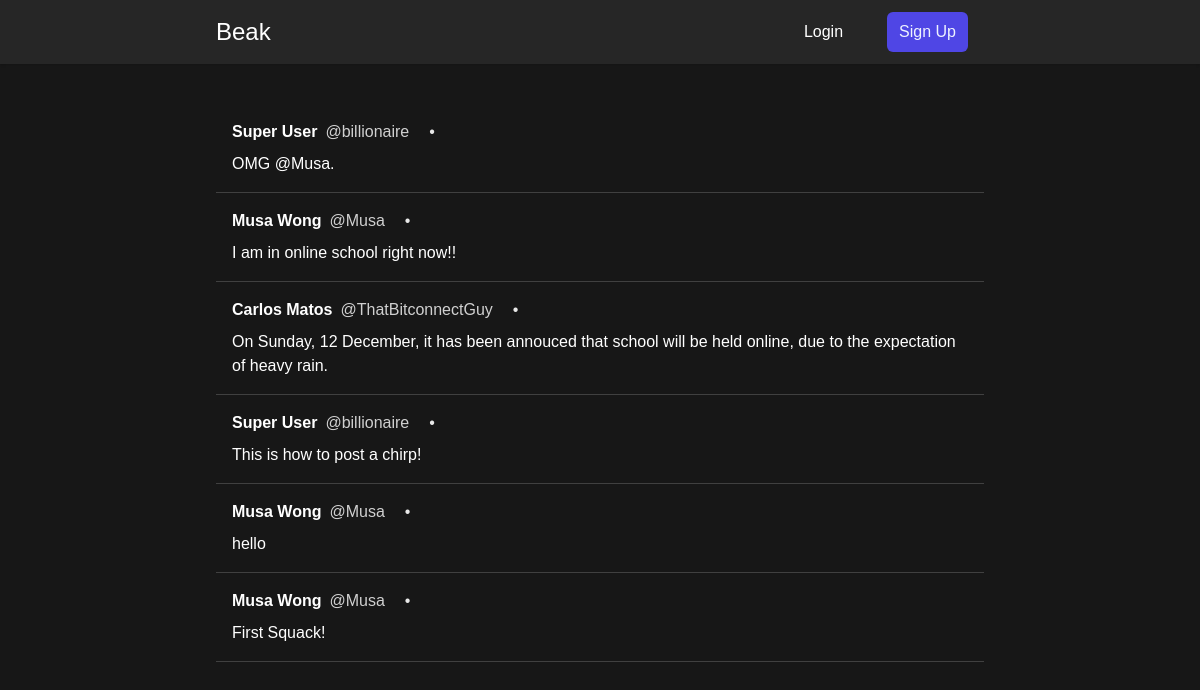
The app's page /, older data.
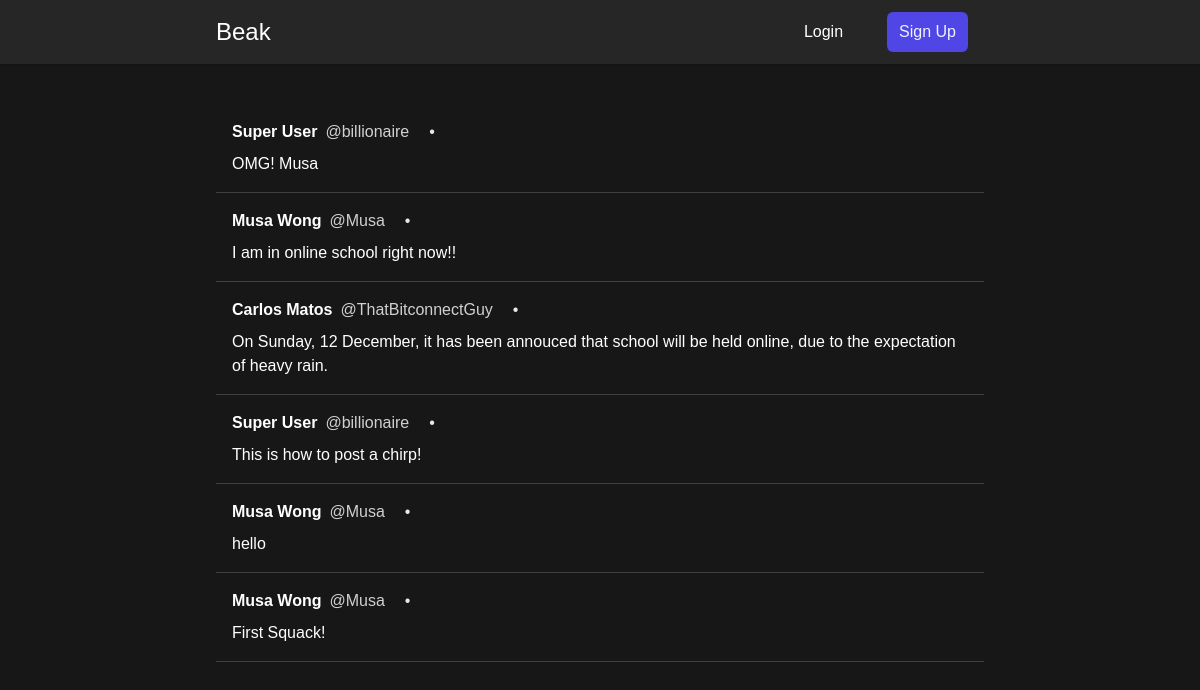
The same page, newer data.
### chirps/models.py (models this page shows)
class Chirp(models.Model):
    id = ShortUUIDField(primary_key=True)
    content = models.TextField(max_length=280)
    date_chirped = models.DateTimeField(default=timezone.now)
    author = models.ForeignKey(User, on_delete=models.CASCADE)

### ui/views.py (the view)
# urls.py: 2. Add a URL to urlpatterns:  path('', views.home, name='home')
def home(request):
    user = request.user
    if request.method == "POST":
        form = CreateChirpForm(request.POST)
        if form.is_valid:
            content = request.POST.get("content")
            chirp = Chirp(content=content, author=user)
            chirp.save()
            messages.success(
                request, "Chirped Successfully")
            return redirect("ui-home")
    else:
        form = CreateChirpForm()
    context = {"chirps": Chirp.objects.order_by('date_chirped').reverse(), "form": form}
    return render(request, "ui/home.html", context)

### ui/templates/ui/home.html (shortened to what this page needs)
{% extends "ui/base.html" %} {% block content %}
<div>
  {% for chirp in chirps %}
  {% include 'chirps/chirp_component.html' %}
  <hr />
  {% endfor %}
</div>
{% endblock content %}

### ui/templates/ui/base.html (shortened to what this page needs)
{% load tailwind_tags %}
<!DOCTYPE html>
<html lang="en" class="dark">
  <head>
    {% tailwind_css %}
  </head>
  <body class="bg-white dark:bg-neutral-900 dark:text-white">
    <nav class="bg-gray-100 dark:bg-neutral-800 shadow mb-10 font-roberto">
      <div x-data="{ isOpen: false }"
        class="max-w-3xl mx-auto py-3 px-6 md:px-0 md:flex md:justify-between md:items-center">
        <div class="flex justify-between items-center">
          <div class="flex items-center">
            <a href="/"
              class="text-gray-800 dark:text-white ml-0 md:ml-0 text-2xl hover:text-indigo-500 dark:hover:text-indigo-300 transition-colors">Beak</a>
          </div>
        </div>
        <div :class="!isOpen ? 'hidden' : 'show'" class="md:flex items-center mt-4 md:mt-0">
          <div class="flex flex-col md:flex-row md:ml-6">
            {% if user.is_authenticated %}
            <a class="my-1 py-2 px-3 rounded-md text-md text-gray-700 dark:text-white hover:text-indigo-500 dark:hover:text-indigo-300 md:mx-4 md:my-0 transition-colors"
              href="{% url 'logout' %}">Logout</a>
            <a class="my-1 py-2 px-3 rounded-md text-md text-gray-700 dark:text-white hover:text-indigo-500 dark:hover:text-indigo-300 md:mx-4 md:my-0 transition-colors"
              href="{% url 'profile' user.username %}">Profile</a>
            {% else %}
            <a class="my-1 py-2 px-3 rounded-md text-md text-gray-700 dark:text-white hover:text-indigo-500 dark:hover:text-indigo-300 md:mx-4 md:my-0 transition-colors"
              href="{% url 'login' %}">Login</a>
            <a class="btn md:mx-4 md:my-0" href="{% url 'register' %}">Sign Up</a>
            {% endif %}
          </div>
        </div>
      </div>
    </nav>
    <div class="max-w-3xl ml-6 mr-6 md:mx-auto">
       {% block content %}{% endblock %}
    </div>
  </body>
</html>

### chirps/templates/chirps/chirp_component.html (shortened to what this page needs)
<article
onclick="window.location.href = '{% url 'view-chirp' username=chirp.author id=chirp.id %}';"
  class="p-4 cursor-pointer {% if chirp.author == user %}bg-neutral-200 dark:bg-zinc-800 dark:bg-opacity-20{% endif %} hover:bg-neutral-200 dark:hover:bg-neutral-800 hover:bg-opacity-30 dark:hover:bg-opacity-30 transition-colors"
  x-data="{ date: dayjs('{{ chirp.date_chirped|date:'c' }}').fromNow() }" @click="console.log('hello world')">
  <div class="flex items-center gap-5 mb-2">
    <div class="flex gap-2">
      <a href="{% url 'profile' chirp.author %}" class="font-bold hover:underline">{{ chirp.author.get_full_name }}</a>
      <p class="opacity-80">@{{ chirp.author.username }}</p>
    </div>
    <p class="opacity-90">&#x2022;</p>
  </div>
  <h1>{{ chirp.content }}</h1>
</article>

Row changes from the older to the newer data that the page shows:
removed Chirp: author.get_full_name "Super User", author.username "billionaire", content "OMG @Musa."
added Chirp: author.get_full_name "Super User", author.username "billionaire", content "OMG! Musa"
